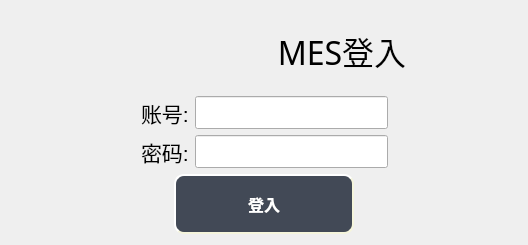
<?xml version="1.0" encoding="UTF-8"?>
<ui version="4.0">
 <class>MesLogin</class>
 <widget class="QDialog" name="MesLogin">
  <property name="geometry">
   <rect>
    <x>0</x>
    <y>0</y>
    <width>528</width>
    <height>245</height>
   </rect>
  </property>
  <property name="windowTitle">
   <string>Dialog</string>
  </property>
  <layout class="QVBoxLayout" name="verticalLayout">
   <item>
    <layout class="QHBoxLayout" name="horizontalLayout_10" stretch="3,7">
     <item>
      <widget class="QLabel" name="label_9">
       <property name="text">
        <string/>
       </property>
       <property name="pixmap">
        <pixmap resource="../../EFHighELAndLook/resources.qrc">:/Resources/Image/LOGO.png</pixmap>
       </property>
      </widget>
     </item>
     <item>
      <widget class="QLabel" name="label_10">
       <property name="font">
        <font>
         <family>微软雅黑</family>
         <pointsize>24</pointsize>
         <weight>50</weight>
         <bold>false</bold>
        </font>
       </property>
       <property name="text">
        <string>MES登入</string>
       </property>
       <property name="alignment">
        <set>Qt::AlignCenter</set>
       </property>
      </widget>
     </item>
    </layout>
   </item>
   <item>
    <layout class="QHBoxLayout" name="horizontalLayout_11">
     <item>
      <spacer name="horizontalSpacer_15">
       <property name="orientation">
        <enum>Qt::Horizontal</enum>
       </property>
       <property name="sizeHint" stdset="0">
        <size>
         <width>40</width>
         <height>20</height>
        </size>
       </property>
      </spacer>
     </item>
     <item>
      <widget class="QLabel" name="label_11">
       <property name="font">
        <font>
         <family>Arial</family>
         <pointsize>16</pointsize>
        </font>
       </property>
       <property name="text">
        <string>账号:</string>
       </property>
      </widget>
     </item>
     <item>
      <widget class="QLineEdit" name="lineEdit_user_3">
       <property name="font">
        <font>
         <family>Arial</family>
         <pointsize>16</pointsize>
        </font>
       </property>
      </widget>
     </item>
     <item>
      <spacer name="horizontalSpacer_16">
       <property name="orientation">
        <enum>Qt::Horizontal</enum>
       </property>
       <property name="sizeHint" stdset="0">
        <size>
         <width>40</width>
         <height>20</height>
        </size>
       </property>
      </spacer>
     </item>
    </layout>
   </item>
   <item>
    <layout class="QHBoxLayout" name="horizontalLayout_12">
     <item>
      <spacer name="horizontalSpacer_17">
       <property name="orientation">
        <enum>Qt::Horizontal</enum>
       </property>
       <property name="sizeHint" stdset="0">
        <size>
         <width>40</width>
         <height>20</height>
        </size>
       </property>
      </spacer>
     </item>
     <item>
      <widget class="QLabel" name="label_12">
       <property name="font">
        <font>
         <family>Arial</family>
         <pointsize>16</pointsize>
        </font>
       </property>
       <property name="text">
        <string>密码:</string>
       </property>
      </widget>
     </item>
     <item>
      <widget class="QLineEdit" name="lineEdit_pwd_3">
       <property name="font">
        <font>
         <family>Arial</family>
         <pointsize>16</pointsize>
        </font>
       </property>
       <property name="echoMode">
        <enum>QLineEdit::Password</enum>
       </property>
      </widget>
     </item>
     <item>
      <spacer name="horizontalSpacer_18">
       <property name="orientation">
        <enum>Qt::Horizontal</enum>
       </property>
       <property name="sizeHint" stdset="0">
        <size>
         <width>40</width>
         <height>20</height>
        </size>
       </property>
      </spacer>
     </item>
    </layout>
   </item>
   <item>
    <layout class="QHBoxLayout" name="horizontalLayout_9">
     <item>
      <spacer name="horizontalSpacer_13">
       <property name="orientation">
        <enum>Qt::Horizontal</enum>
       </property>
       <property name="sizeHint" stdset="0">
        <size>
         <width>40</width>
         <height>20</height>
        </size>
       </property>
      </spacer>
     </item>
     <item>
      <widget class="QPushButton" name="btn_login_3">
       <property name="minimumSize">
        <size>
         <width>180</width>
         <height>60</height>
        </size>
       </property>
       <property name="styleSheet">
        <string notr="true">QPushButton { 
                            color:#ffffff;
                            background-color:#424956;
                            border-style: outset;
                            border-width:2px;
                            border-radius:10px;
                            border-color: beige;
                            font: bold 16px;
                            padding:6px;
                            }
                            QPushButton:hover{
                            color:#ffffff;
                                background-color:#ff5500
                            }
                            QPushButton:pressed{
                            color:#ffffff;
                                background-color:#ff5500
                            }
                            QPushButton:!enabled{
									
								color: rgb(235, 235, 235);
								
	background-color: rgb(143, 143, 143);
							}</string>
       </property>
       <property name="text">
        <string>登入</string>
       </property>
      </widget>
     </item>
     <item>
      <spacer name="horizontalSpacer_14">
       <property name="orientation">
        <enum>Qt::Horizontal</enum>
       </property>
       <property name="sizeHint" stdset="0">
        <size>
         <width>40</width>
         <height>20</height>
        </size>
       </property>
      </spacer>
     </item>
    </layout>
   </item>
  </layout>
 </widget>
 <resources>
  <include location="../../EFHighELAndLook/resources.qrc"/>
 </resources>
 <connections/>
</ui>
